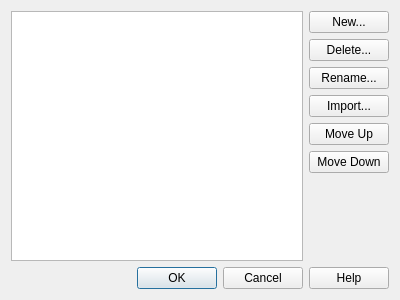
<?xml version="1.0" encoding="UTF-8"?>
<ui version="4.0">
 <class>swPartPaletteDialog</class>
 <widget class="QDialog" name="swPartPaletteDialog">
  <property name="whatsThis">
   <string>&lt;p&gt;&lt;b&gt;Piece Palettes&lt;/b&gt;&lt;/p&gt;&lt;p&gt;Organize reusable collections of pieces in the piece browser. Create, rename, delete, import, or reorder palettes, then choose OK to apply the changes. Cancel discards these palette changes.&lt;/p&gt;&lt;p&gt;Palettes organize piece choices; they do not change pieces already placed in a model.&lt;/p&gt;</string>
  </property>
  <property name="geometry">
   <rect>
    <x>0</x>
    <y>0</y>
    <width>400</width>
    <height>300</height>
   </rect>
  </property>
  <property name="windowTitle">
   <string>Piece Palettes</string>
  </property>
  <layout class="QVBoxLayout" name="verticalLayout_2">
   <item>
    <layout class="QHBoxLayout" name="horizontalLayout">
     <item>
      <widget class="QListWidget" name="PaletteList">
       <property name="toolTip">
        <string>Select the palette to rename, delete, or move.</string>
       </property>
       <property name="accessibleName">
        <string>Piece Palettes</string>
       </property>
       <property name="whatsThis">
        <string>&lt;p&gt;&lt;b&gt;Palette List&lt;/b&gt;&lt;/p&gt;&lt;p&gt;Select a palette before using Rename, Delete, Move Up, or Move Down. The list order determines the palette order in the piece browser.&lt;/p&gt;</string>
       </property>
      </widget>
     </item>
     <item>
      <layout class="QVBoxLayout" name="verticalLayout_3">
       <item>
        <widget class="QPushButton" name="NewButton">
         <property name="toolTip">
          <string>Create a new empty piece palette.</string>
         </property>
         <property name="text">
          <string>New...</string>
         </property>
        </widget>
       </item>
       <item>
        <widget class="QPushButton" name="DeleteButton">
         <property name="toolTip">
          <string>Remove the selected palette after confirmation.</string>
         </property>
         <property name="whatsThis">
          <string>&lt;p&gt;&lt;b&gt;Delete Palette&lt;/b&gt;&lt;/p&gt;&lt;p&gt;Remove the selected palette and its list of piece choices. Library pieces and pieces already used in models are not deleted. At least one palette must remain.&lt;/p&gt;</string>
         </property>
         <property name="text">
          <string>Delete...</string>
         </property>
        </widget>
       </item>
       <item>
        <widget class="QPushButton" name="RenameButton">
         <property name="toolTip">
          <string>Change the name of the selected palette.</string>
         </property>
         <property name="text">
          <string>Rename...</string>
         </property>
        </widget>
       </item>
       <item>
        <widget class="QPushButton" name="ImportButton">
         <property name="toolTip">
          <string>Create a palette from an online set inventory.</string>
         </property>
         <property name="whatsThis">
          <string>&lt;p&gt;&lt;b&gt;Import Palette&lt;/b&gt;&lt;/p&gt;&lt;p&gt;Open Import Set Inventory to search for a set and download its inventory. The new palette uses the set description as its name.&lt;/p&gt;&lt;p&gt;The palette stores piece IDs; inventory colors and quantities are not stored. An internet connection is required.&lt;/p&gt;</string>
         </property>
         <property name="text">
          <string>Import...</string>
         </property>
        </widget>
       </item>
       <item>
        <widget class="QPushButton" name="MoveUpButton">
         <property name="toolTip">
          <string>Move the selected palette one position earlier in the list.</string>
         </property>
         <property name="text">
          <string>Move Up</string>
         </property>
        </widget>
       </item>
       <item>
        <widget class="QPushButton" name="MoveDownButton">
         <property name="toolTip">
          <string>Move the selected palette one position later in the list.</string>
         </property>
         <property name="text">
          <string>Move Down</string>
         </property>
        </widget>
       </item>
       <item>
        <spacer name="verticalSpacer">
         <property name="orientation">
          <enum>Qt::Vertical</enum>
         </property>
         <property name="sizeHint" stdset="0">
          <size>
           <width>20</width>
           <height>40</height>
          </size>
         </property>
        </spacer>
       </item>
      </layout>
     </item>
    </layout>
   </item>
   <item>
    <widget class="QDialogButtonBox" name="buttonBox">
     <property name="orientation">
      <enum>Qt::Horizontal</enum>
     </property>
     <property name="standardButtons">
      <set>QDialogButtonBox::Cancel|QDialogButtonBox::Help|QDialogButtonBox::Ok</set>
     </property>
    </widget>
   </item>
  </layout>
 </widget>
 <tabstops>
  <tabstop>PaletteList</tabstop>
  <tabstop>NewButton</tabstop>
  <tabstop>DeleteButton</tabstop>
  <tabstop>RenameButton</tabstop>
  <tabstop>ImportButton</tabstop>
  <tabstop>MoveUpButton</tabstop>
  <tabstop>MoveDownButton</tabstop>
 </tabstops>
 <resources/>
 <connections>
  <connection>
   <sender>buttonBox</sender>
   <signal>accepted()</signal>
   <receiver>swPartPaletteDialog</receiver>
   <slot>accept()</slot>
   <hints>
    <hint type="sourcelabel">
     <x>248</x>
     <y>254</y>
    </hint>
    <hint type="destinationlabel">
     <x>157</x>
     <y>274</y>
    </hint>
   </hints>
  </connection>
  <connection>
   <sender>buttonBox</sender>
   <signal>rejected()</signal>
   <receiver>swPartPaletteDialog</receiver>
   <slot>reject()</slot>
   <hints>
    <hint type="sourcelabel">
     <x>316</x>
     <y>260</y>
    </hint>
    <hint type="destinationlabel">
     <x>286</x>
     <y>274</y>
    </hint>
   </hints>
  </connection>
 </connections>
</ui>
